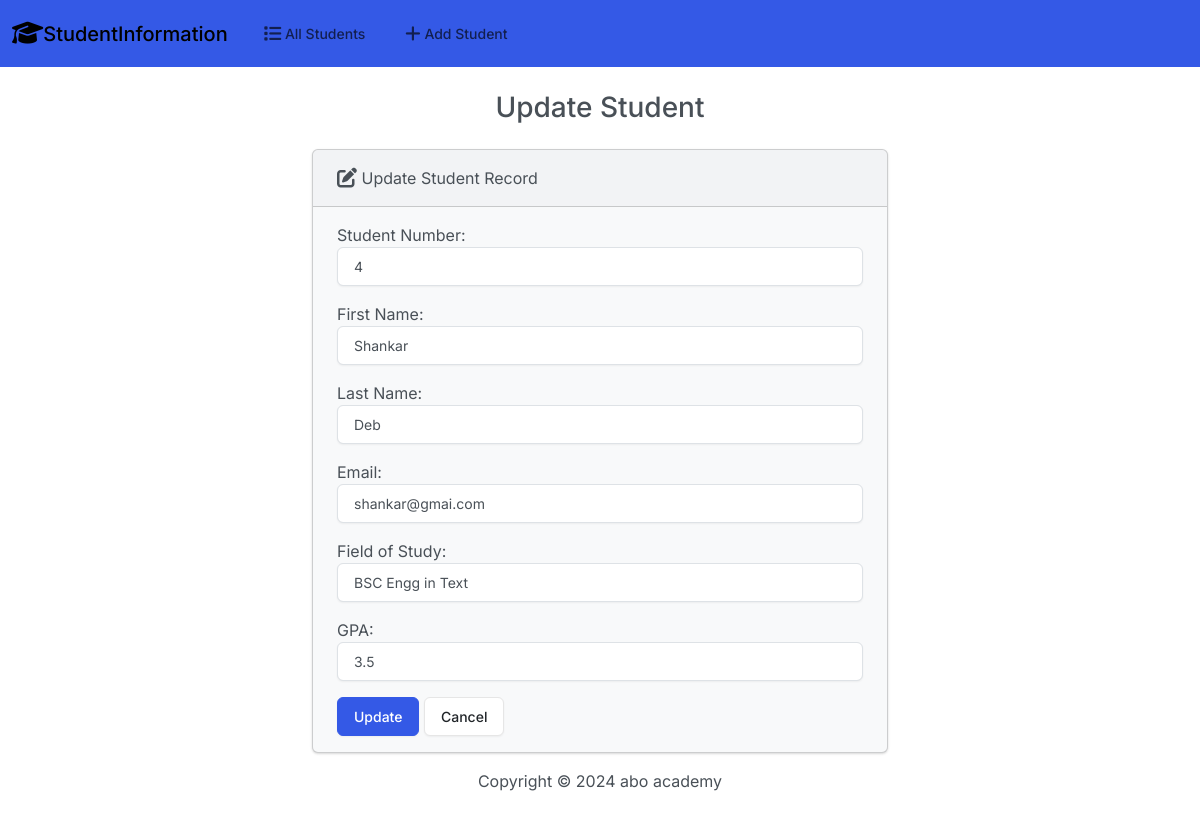
Page /edit/4/ on the committed database.
### students/models.py (models this page shows, shortened)
class Student(models.Model):
    student_number=models.PositiveIntegerField(max_length=20)
    first_name=models.CharField(max_length=50)
    last_name=models.CharField(max_length=50)
    email=models.EmailField(max_length=50)
    field_of_study=models.CharField(max_length=50)
    gpa=models.FloatField(max_length=7)

### students/views.py (the view)
# urls.py: path('edit/<int:id>/', views.edit, name='edit'),
def edit(request, id):
    student = get_object_or_404(Student, id=id)  # Safely retrieve the student object or return 404
    if request.method == "POST":
        form = StudentForm(request.POST, instance=student)
        if form.is_valid():
            form.save()
            return render(request, 'students/edit.html', {'form': form, 'success': True, 'id': id})
        else:
            return render(request, 'students/edit.html', {'form': form, 'id': id})
    else:
        form = StudentForm(instance=student)
        return render(request, 'students/edit.html', {'form': form, 'id': id})

### students/forms.py
class StudentForm(forms.ModelForm):
    class Meta:
        model=Student
        fields=['student_number','first_name','last_name','email','field_of_study','gpa']
        labels={
            'student_number':'Student Number',
            'first_name':'First Name',
            'last_name':'Last Name',
            'email':'Email',
            'field_of_study':'Field of Study',
            'gpa':'GPA'
        }
        widgets={
            'student_number': forms.NumberInput(attrs={'class': 'form-control'}),
            'first_name': forms.TextInput(attrs={'class': 'form-control'}),
            'last_name': forms.TextInput(attrs={'class': 'form-control'}),
            'email': forms.EmailInput(attrs={'class': 'form-control'}),
            'field_of_study': forms.TextInput(attrs={'class': 'form-control'}),
            'gpa': forms.NumberInput(attrs={'class': 'form-control'})
        }

### templates/students/edit.html (shortened to what this page needs)
{% extends 'students/base.html' %}
{% block body %}
 <h3 class="text-center m-4">Update Student</h3>
 {% if success %}
 <div class="alert alert-success" role="alert">
    student updated successfully.
    <a href="{% url 'index' %}" class="alert-link">Go to home page</a>
 </div>
 {% else  %}
 <div class="row justify-content-center">
    <div class="col-6">
        <div class="card bg-light mb-3">
            <div class="card-header">
              <i class="fa-solid fa-pen-to-square fa-lg"></i> Update Student Record
            </div>
            <div class="card-body">
             <form action="{% url 'edit' id %}" method="POST">
                {{ form.as_p }}
                <button type="submit" class="btn btn-primary">Update</button>
                <a href="{% url 'index' %}" class="btn btn-secondary">Cancel</a>
             </form>
            </div>
          </div>
    </div>
 </div>
 {% endif %}
{% endblock %}

### rows in the picture
Student: student_number "4", first_name "Shankar", last_name "Deb", email "shankar@gmai.com", field_of_study "BSC Engg in Text", gpa "3.5"
